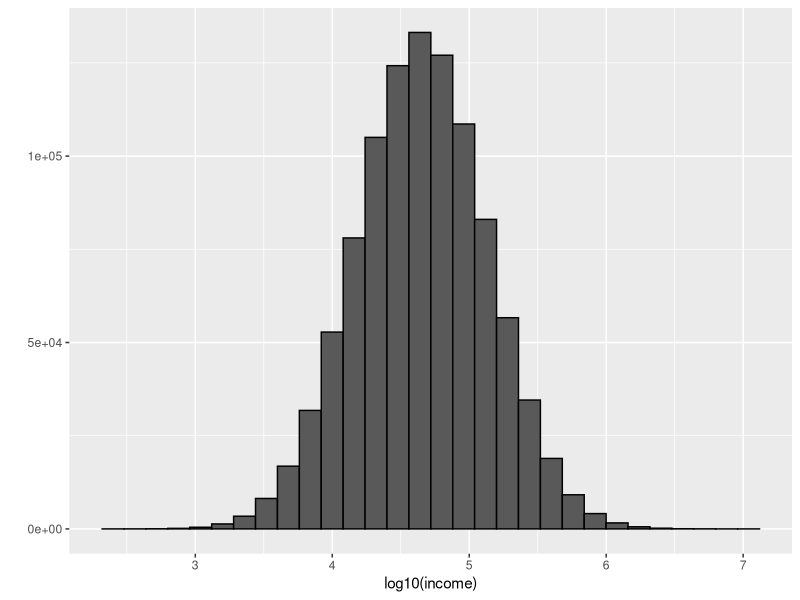
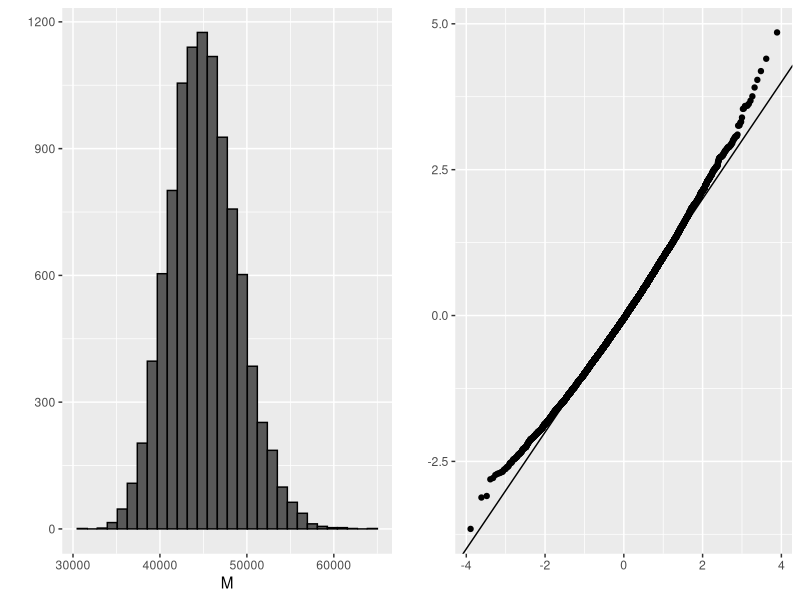
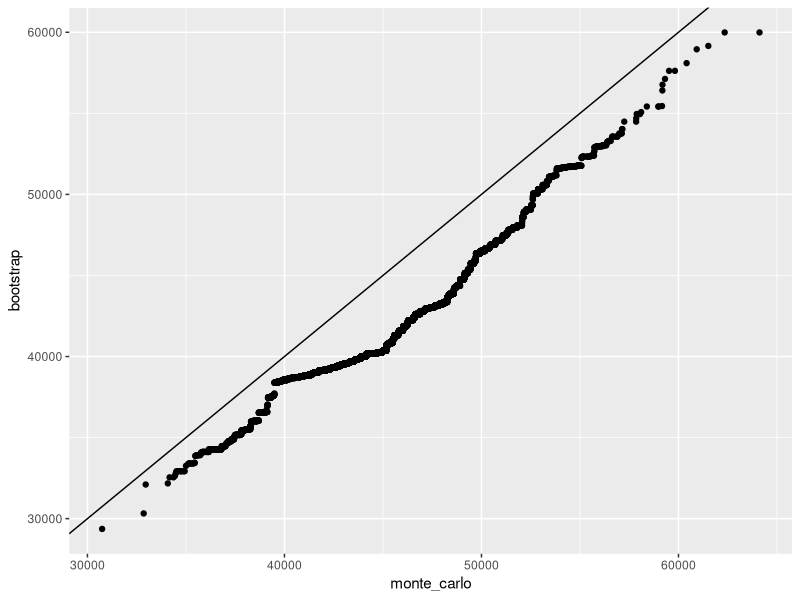

R code for these plots, in order:
library(dplyr)
library(ggplot2)

n <- 10^6
income <- 10^(rnorm(n, log10(45000), log10(3)))
qplot(log10(income), bins = 30, color = I("black"))

m <- median(income)
m

set.seed(1995)
#use set.seed(1995, sample.kind="Rounding") instead if using R 3.6 or later
N <- 250
X <- sample(income, N)
M<- median(X)
M

library(gridExtra)
B <- 10^4
M <- replicate(B, {
  X <- sample(income, N)
  median(X)
})
p1 <- qplot(M, bins = 30, color = I("black"))
p2 <- qplot(sample = scale(M)) + geom_abline()
grid.arrange(p1, p2, ncol = 2)

mean(M)
sd(M)

B <- 10^4
M_star <- replicate(B, {
  X_star <- sample(X, N, replace = TRUE)
  median(X_star)
})

tibble(monte_carlo = sort(M), bootstrap = sort(M_star)) %>%
  qplot(monte_carlo, bootstrap, data = .) + 
  geom_abline()

quantile(M, c(0.05, 0.95))
quantile(M_star, c(0.05, 0.95))

median(X) + 1.96 * sd(X) / sqrt(N) * c(-1, 1)

mean(M) + 1.96 * sd(M) * c(-1,1)

mean(M_star) + 1.96 * sd(M_star) * c(-1, 1)
